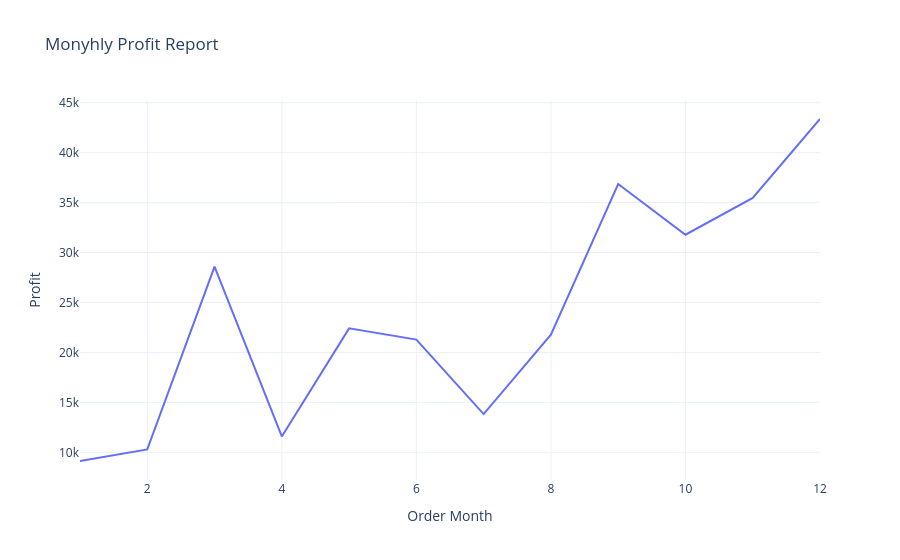

Write notebook code for a chart like this one.
### Code cell
fig=px.line(sales_month_profit,
      x='Order Month',
      y='Profit',
      title='Monyhly Profit Report')
fig.show()

### Figure 1 — Plotly figure (JSON) as saved in the notebook; plotly's stock layout.template omitted (floating-point values rounded to 4 significant figures)
{"data": [{"hovertemplate": "Order Month=%{x}<br>Profit=%{y}<extra></extra>", "legendgroup": "", "line": {"color": "#636efa", "dash": "solid"}, "marker": {"symbol": "circle"}, "mode": "lines", "name": "", "orientation": "v", "showlegend": false, "type": "scatter", "x": [1, 2, 3, 4, 5, 6, 7, 8, 9, 10, 11, 12], "xaxis": "x", "y": [9134.0, 10290.0, 28590.0, 11590.0, 22410.0, 21290.0, 13830.0, 21780.0, 36860.0, 31780.0, 35470.0, 43370.0], "yaxis": "y"}], "layout": {"legend": {"tracegroupgap": 0}, "title": {"text": "Monyhly Profit Report"}, "xaxis": {"anchor": "y", "domain": [0, 1], "title": {"text": "Order Month"}}, "yaxis": {"anchor": "x", "domain": [0, 1], "title": {"text": "Profit"}}}}
